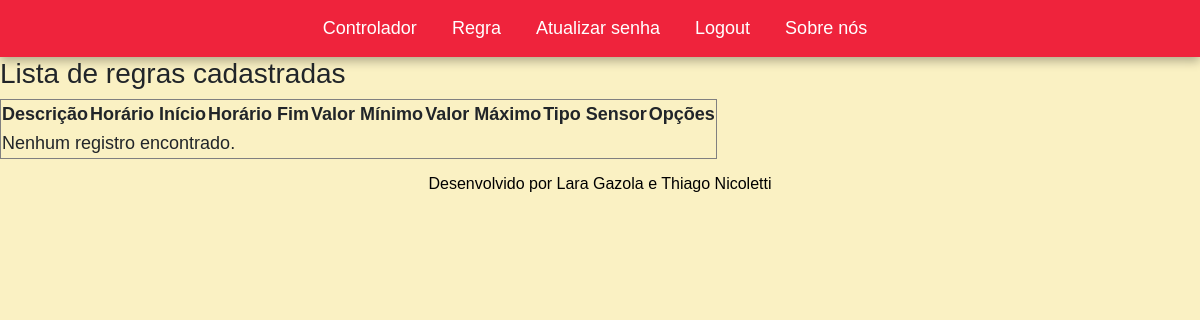
The page /listar/regra/ (signed in) on the database as committed earlier.
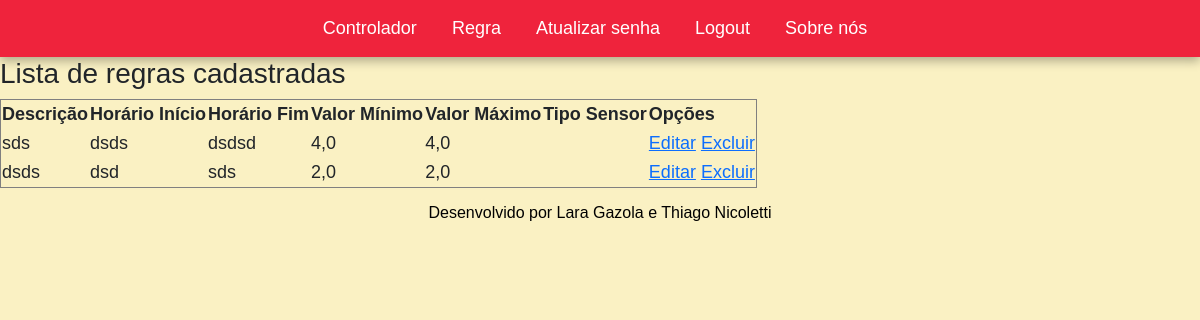
The same page on the database as committed later.
### paginasweb/models.py (models this page shows)
class Regra(models.Model):
    descricao = models.CharField(max_length=255, verbose_name="Descrição")
    horario_inicio = models.CharField(
        max_length=10,
        verbose_name="Horário de Início"
    )
    horario_fim = models.CharField(
        max_length=10,
        verbose_name="Horário de Fim"
    )
    valor_minimo = models.FloatField()
    valor_maximo = models.FloatField()
    controlador = models.ForeignKey(Controlador, on_delete=models.PROTECT,  null=True, blank=True)

### paginasweb/views.py (the view)
# urls.py: path("listar/regra/", RegraView.as_view(), name="listar-regra"),
class RegraView(TemplateView):
     template_name = 'paginasweb/cadastrar/form.html'

### paginasweb/templates/paginasweb/regra.html
{% extends "paginasweb/index.html" %}
{% load static %}
{% block conteudo %}
<h3>Lista de regras cadastradas</h3>
<table border="1">
    <tr>
        <th>Descrição</th>
        <th>Horário Início</th>
        <th>Horário Fim</th>
        <th>Valor Mínimo</th>
        <th>Valor Máximo</th>
        <th>Tipo Sensor</th>
        <th>Opções</th>
    </tr>
    {% for obj in object_list %}
    <tr>
        <td>{{ obj.descricao }}</td>
        <td>{{ obj.horario_inicio }}</td>
        <td>{{ obj.horario_fim }}</td>
        <td>{{ obj.valor_minimo }}</td>
        <td>{{ obj.valor_maximo }}</td>
        <td>{{ obj.tipo_sensor }}</td>
        <td>
            <a href="#">Editar</a>
            <a href="#">Excluir</a>
        </td>
    </tr>
    {% empty %}
    <tr>
        <td colspan="3">Nenhum registro encontrado.</td>
    </tr>
    {% endfor %}
</table>
{% endblock %}

Rows that differ between the two databases and show on the page:
added Regra: descricao "sds", horario_inicio "dsds", horario_fim "dsdsd", valor_minimo "4,0", valor_maximo "4,0"
added Regra: descricao "dsds", horario_inicio "dsd", horario_fim "sds", valor_minimo "2,0", valor_maximo "2,0"
Other text that changed with them:
text no longer shown: "Nenhum registro encontrado."
